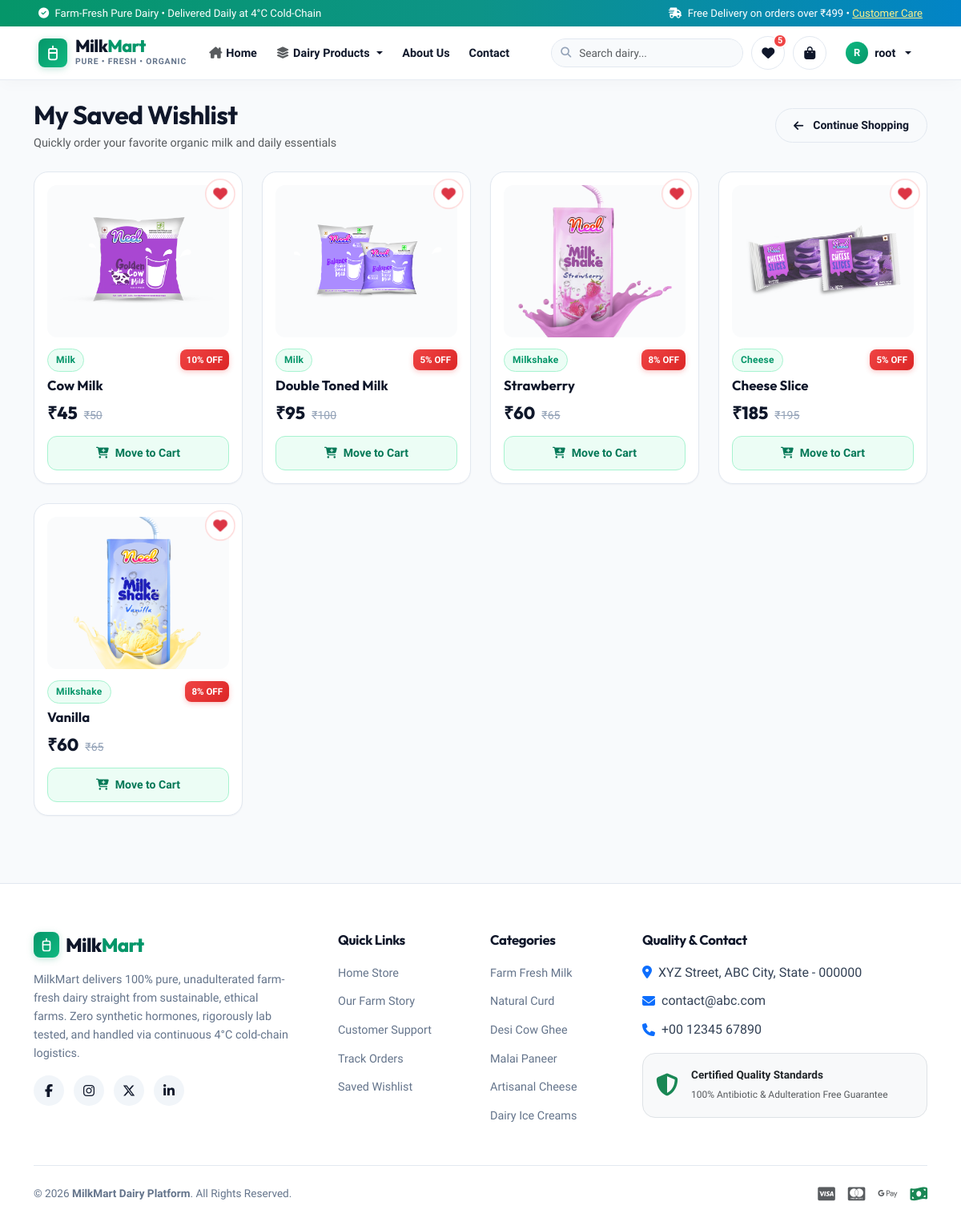
Screenshot of /wishlist/ (signed in) with the database file from the repository.
### app/models.py (models this page shows, shortened)
class Wishlist(models.Model):
    user= models.ForeignKey(User, on_delete=models.CASCADE)
    product = models.ForeignKey(Product,on_delete=models.CASCADE)

class Product (models.Model):
    title = models.CharField(max_length=100)
    selling_price = models.FloatField()
    discounted_price = models.FloatField()
    description = models.TextField()
    composition = models.TextField(default='')
    prodapp = models.TextField(default='')
    category = models.CharField(choices=CATEGORY_CHOICES, max_length=2)
    product_image = models.ImageField(upload_to='product')
    @property
    def discount_percentage(self):
        if self.selling_price > self.discounted_price and self.selling_price > 0:
            return int(round(((self.selling_price - self.discounted_price) / self.selling_price) * 100))
        return 0

### app/views.py (the view)
# urls.py: path('wishlist/', views.wishlist, name='wishlist'),
@login_required
def wishlist(request):
    items = Wishlist.objects.filter(user=request.user).select_related('product')
    return render(request, 'app/wishlist.html', {'wishlist_items': items})

### app/context_processors.py (called while the page is built)
def cart_and_wishlist_counts(request):
    totalitem = 0
    wishitem = 0
    if request.user.is_authenticated:
        totalitem = Cart.objects.filter(user=request.user).count()
        wishitem = Wishlist.objects.filter(user=request.user).count()
    categories = [
        {'code': code, 'name': name}
        for code, name in CATEGORY_CHOICES
    ]
    return {
        'totalitem': totalitem,
        'wishitem': wishitem,
        'nav_categories': categories,
    }

### app/templates/app/wishlist.html (shortened to what this page needs)
{% extends "app/base.html" %}
{% load static %}
{% block main-content %}
<div class="container my-4">
    <div class="d-flex justify-content-between align-items-center mb-4">
        <div>
            <h2 class="mb-1">My Saved Wishlist</h2>
            <p class="text-muted mb-0" style="font-size: 0.9rem;">Quickly order your favorite organic milk and daily essentials</p>
        </div>
        <a href="{% url 'home' %}" class="btn btn-outline-dairy btn-sm">
            <i class="fa-solid fa-arrow-left me-1"></i> Continue Shopping
        </a>
    </div>
    {% if wishlist_items %}
    <div class="row g-4">
        {% for item in wishlist_items %}
        <div class="col-6 col-md-4 col-lg-3 wishlist-page-card">
            <div class="product-card-modern">
                <button class="wishlist-btn-pill minus-wishlist active text-danger" pid="{{ item.product.id }}" title="Remove from Wishlist">
                    <i class="fa-solid fa-heart"></i>
                </button>
                <div class="product-img-box">
                    <a href="{% url 'product-detail' item.product.id %}">
                        <img src="{{ item.product.product_image.url }}" alt="{{ item.product.title }}">
                    </a>
                </div>
                <div class="product-info-box">
                    <div class="product-meta-row">
                        <span class="badge-dairy">{{ item.product.get_category_display }}</span>
                        {% if item.product.discount_percentage > 0 %}
                        <span class="badge-discount">{{ item.product.discount_percentage }}% OFF</span>
                        {% endif %}
                    </div>
                    <a href="{% url 'product-detail' item.product.id %}" class="product-title-link">
                        {{ item.product.title }}
                    </a>
                    <div class="product-price-box">
                        <span class="price-current">₹{{ item.product.discounted_price|floatformat:0 }}</span>
                        {% if item.product.selling_price > item.product.discounted_price %}
                        <span class="price-original">₹{{ item.product.selling_price|floatformat:0 }}</span>
                        {% endif %}
                    </div>
                    <button class="btn-card-add ajax-add-cart" data-prod-id="{{ item.product.id }}">
                        <i class="fa-solid fa-cart-plus"></i> Move to Cart
                    </button>
                </div>
            </div>
        </div>
        {% endfor %}
    </div>
    {% endif %}
</div>
{% endblock main-content %}

### app/templates/app/base.html (shortened to what this page needs)
{% load static %}
<!DOCTYPE html>
<html lang="en">
<head>
    <link href="https://cdn.jsdelivr.net/npm/bootstrap@5.3.3/dist/css/bootstrap.min.css" rel="stylesheet">
    <link rel="stylesheet" href="https://cdnjs.cloudflare.com/ajax/libs/font-awesome/6.5.2/css/all.min.css" />
    <link rel="stylesheet" href="{% static 'app/css/style.css' %}" />
</head>
<body>
    <div class="top-notice-bar">
        <div class="container-fluid px-lg-4 px-xl-5 d-flex justify-content-between align-items-center">
            <div>
                <i class="fa-solid fa-check-circle me-1"></i> Farm-Fresh Pure Dairy &bull; Delivered Daily at 4°C Cold-Chain
            </div>
            <div class="d-none d-md-block">
                <i class="fa-solid fa-truck-fast me-1"></i> Free Delivery on orders over ₹499 &bull; <a href="{% url 'contact' %}">Customer Care</a>
            </div>
        </div>
    </div>
    <header class="navbar navbar-expand-lg navbar-milkmart">
        <div class="container-fluid px-lg-4 px-xl-5">
            <a class="navbar-brand-modern me-3" href="{% url 'home' %}">
                <div class="brand-logo-mark">
                    <svg width="20" height="20" viewBox="0 0 24 24" fill="none" stroke="currentColor" stroke-width="2.2" stroke-linecap="round" stroke-linejoin="round">
                        <path d="M12 2v4M8 6h8a2 2 0 0 1 2 2v11a3 3 0 0 1-3 3H9a3 3 0 0 1-3-3V8a2 2 0 0 1 2-2z"/>
                        <path d="M6 12h12"/>
                    </svg>
                </div>
                <div>
                    <h1 class="brand-title">Milk<span>Mart</span></h1>
                    <p class="brand-tagline">Pure &bull; Fresh &bull; Organic</p>
                </div>
            </a>
            <div class="collapse navbar-collapse" id="navbarMilkMartContent">
                <ul class="navbar-nav me-auto mb-2 mb-lg-0 align-items-lg-center">
                    <li class="nav-item">
                        <a class="nav-link nav-link-modern" href="{% url 'home' %}">
                            <i class="fa-solid fa-house-chimney text-muted"></i> Home
                        </a>
                    </li>
                    <li class="nav-item dropdown">
                        <a class="nav-link nav-link-modern dropdown-toggle" href="#" role="button" data-bs-toggle="dropdown" aria-expanded="false">
                            <i class="fa-solid fa-layer-group text-muted"></i> Dairy Products
                        </a>
                    </li>
                    <li class="nav-item">
                        <a class="nav-link nav-link-modern" href="{% url 'about' %}">About Us</a>
                    </li>
                    <li class="nav-item">
                        <a class="nav-link nav-link-modern" href="{% url 'contact' %}">Contact</a>
                    </li>
                </ul>
                <div class="nav-actions-container mt-3 mt-lg-0">
                    <form class="nav-search-form" role="search" action="{% url 'search' %}" method="get">
                        <input class="form-control nav-search-input" type="search" placeholder="Search dairy..." name="search" value="{{ query|default:'' }}" aria-label="Search">
                    </form>
                    <a href="{% url 'wishlist' %}" class="nav-action-btn" title="Saved Wishlist">
                        <i class="fa-solid fa-heart"></i>
                        <span id="nav-wish-badge" class="nav-badge-pill" style="{% if not wishitem %}display:none;{% endif %}">{{ wishitem }}</span>
                    </a>
                    <a href="{% url 'showcart' %}" class="nav-action-btn" title="Shopping Cart">
                        <i class="fa-solid fa-bag-shopping"></i>
                    </a>
                    {% if request.user.is_authenticated %}
                    <div class="dropdown">
                        <button class="user-avatar-btn dropdown-toggle border-0" type="button" data-bs-toggle="dropdown" aria-expanded="false">
                            <span class="avatar-initial">{{ request.user.username|slice:":1"|upper }}</span>
                            <span class="d-none d-sm-inline">{{ request.user.username }}</span>
                        </button>
                    </div>
                    {% endif %}
                </div>
            </div>
        </div>
    </header>
    <main class="site-main">
        {% block main-content %}{% endblock main-content %}
    </main>
    <footer class="site-footer-modern">
        <div class="container">
            <div class="row g-4">
                <div class="col-lg-4 col-md-6">
                    <div class="d-flex align-items-center gap-2 mb-3">
                        <div class="brand-logo-mark" style="width:32px; height:32px;">
                            <svg width="18" height="18" viewBox="0 0 24 24" fill="none" stroke="currentColor" stroke-width="2.2" stroke-linecap="round" stroke-linejoin="round">
                                <path d="M12 2v4M8 6h8a2 2 0 0 1 2 2v11a3 3 0 0 1-3 3H9a3 3 0 0 1-3-3V8a2 2 0 0 1 2-2z"/>
                                <path d="M6 12h12"/>
                            </svg>
                        </div>
                        <h2 class="brand-title fs-4 mb-0">Milk<span>Mart</span></h2>
                    </div>
                    <p class="footer-brand-bio">
                        MilkMart delivers 100% pure, unadulterated farm-fresh dairy straight from sustainable, ethical farms. Zero synthetic hormones, rigorously lab tested, and handled via continuous 4°C cold-chain logistics.
                    </p>
                    <div class="mt-3">
                        <a href="#" class="footer-social-btn" title="Facebook"><i class="fa-brands fa-facebook-f"></i></a>
                        <a href="#" class="footer-social-btn" title="Instagram"><i class="fa-brands fa-instagram"></i></a>
                        <a href="#" class="footer-social-btn" title="Twitter"><i class="fa-brands fa-x-twitter"></i></a>
                        <a href="#" class="footer-social-btn" title="LinkedIn"><i class="fa-brands fa-linkedin-in"></i></a>
                    </div>
                </div>
                <div class="col-lg-2 col-md-6 col-6">
                    <h5 class="footer-heading">Quick Links</h5>
                    <ul class="footer-links-list">
                        <li><a href="{% url 'home' %}">Home Store</a></li>
                        <li><a href="{% url 'about' %}">Our Farm Story</a></li>
                        <li><a href="{% url 'contact' %}">Customer Support</a></li>
                        <li><a href="{% url 'orders' %}">Track Orders</a></li>
                        <li><a href="{% url 'wishlist' %}">Saved Wishlist</a></li>
                    </ul>
                </div>
                <div class="col-lg-2 col-md-6 col-6">
                    <h5 class="footer-heading">Categories</h5>
                    <ul class="footer-links-list">
                        <li><a href="{% url 'category' 'ML' %}">Farm Fresh Milk</a></li>
                        <li><a href="{% url 'category' 'CR' %}">Natural Curd</a></li>
                        <li><a href="{% url 'category' 'GH' %}">Desi Cow Ghee</a></li>
                        <li><a href="{% url 'category' 'PN' %}">Malai Paneer</a></li>
                        <li><a href="{% url 'category' 'cz' %}">Artisanal Cheese</a></li>
                        <li><a href="{% url 'category' 'IC' %}">Dairy Ice Creams</a></li>
                    </ul>
                </div>
                <div class="col-lg-4 col-md-6">
                    <h5 class="footer-heading">Quality & Contact</h5>
                    <ul class="footer-links-list mb-3">
                        <li class="d-flex align-items-start gap-2">
                            <i class="fa-solid fa-location-dot mt-1 text-primary"></i>
                            <span>XYZ Street, ABC City, State - 000000</span>
                        </li>
                        <li class="d-flex align-items-center gap-2">
                            <i class="fa-solid fa-envelope text-primary"></i>
                            <span>contact@abc.com</span>
                        </li>
                        <li class="d-flex align-items-center gap-2">
                            <i class="fa-solid fa-phone text-primary"></i>
                            <span>+00 12345 67890</span>
                        </li>
                    </ul>
                    <div class="p-3 bg-light rounded-4 border d-flex align-items-center gap-3">
                        <i class="fa-solid fa-shield-halved fs-3 text-success"></i>
                        <div>
                            <div class="fw-bold text-dark" style="font-size:0.85rem;">Certified Quality Standards</div>
                            <small class="text-muted" style="font-size:0.75rem;">100% Antibiotic & Adulteration Free Guarantee</small>
                        </div>
                    </div>
                </div>
            </div>
            <div class="footer-bottom-bar d-flex flex-column flex-md-row justify-content-between align-items-center gap-3">
                <div>
                    &copy; 2026 <strong>MilkMart Dairy Platform</strong>. All Rights Reserved.
                </div>
                <div class="d-flex align-items-center gap-3 text-muted" style="font-size:1.2rem;">
                    <i class="fa-brands fa-cc-visa" title="Visa"></i>
                    <i class="fa-brands fa-cc-mastercard" title="MasterCard"></i>
                    <i class="fa-brands fa-google-pay" title="Google Pay"></i>
                    <i class="fa-solid fa-money-bill-wave text-success" title="Cash On Delivery"></i>
                </div>
            </div>
        </div>
    </footer>
</body>
</html>

### rows the page displays
Wishlist: product.product_image (picture), product.category "Milk", product.discount_percentage "10", product "Cow Milk", product.discounted_price "45", product.selling_price "50"
Wishlist: product.product_image (picture), product.category "Milk", product.discount_percentage "5", product "Double Toned Milk", product.discounted_price "95", product.selling_price "100"
Wishlist: product.product_image (picture), product.category "Milkshake", product.discount_percentage "8", product "Strawberry", product.discounted_price "60", product.selling_price "65"
Wishlist: product.product_image (picture), product.category "Cheese", product.discount_percentage "5", product "Cheese Slice", product.discounted_price "185", product.selling_price "195"
Wishlist: product.product_image (picture), product.category "Milkshake", product.discount_percentage "8", product "Vanilla", product.discounted_price "60", product.selling_price "65"

### other values shown
{{ wishitem }} "5"
{{ request.user.username|slice:":1"|upper }} "R"
{{ request.user.username }} "root"
